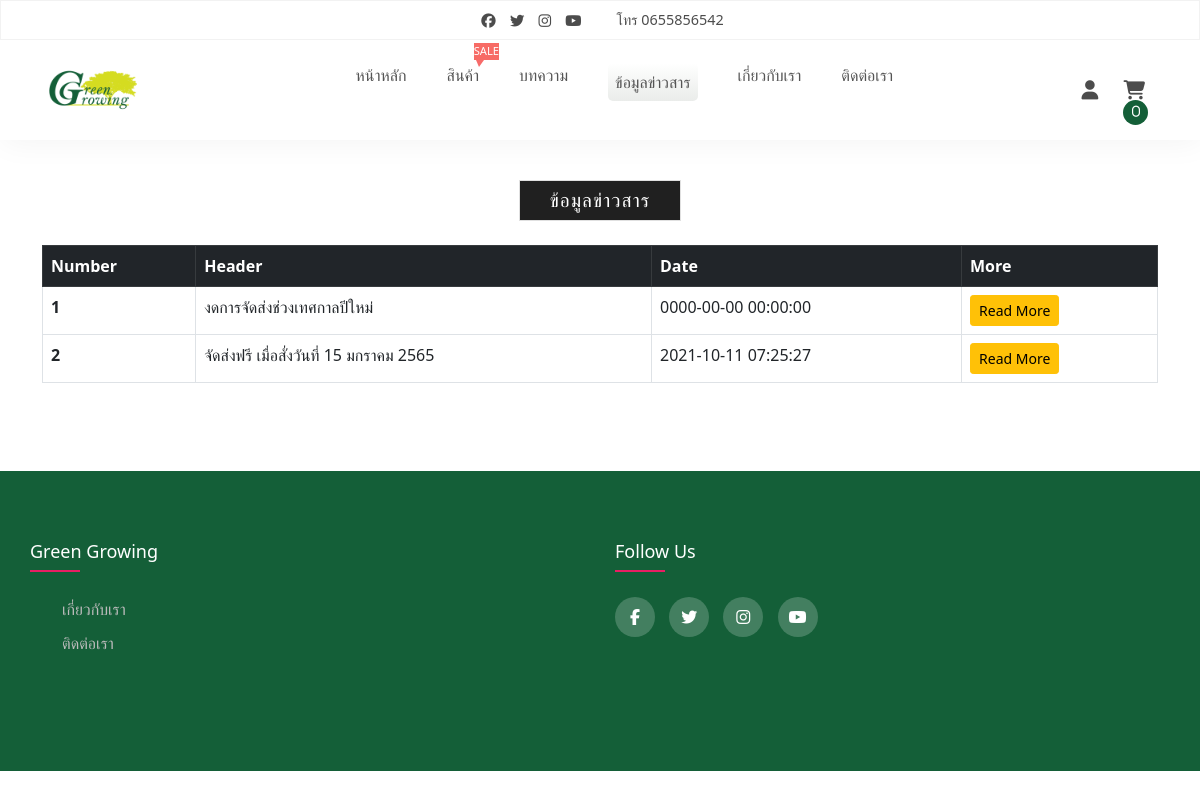
/information.php, run on the app's committed database.
### tables this page shows
CREATE TABLE `db_about` (
  `about_id` int(11) NOT NULL,
  `about_name` varchar(100) NOT NULL,
  `about_desc` text NOT NULL,
  `about_address` text NOT NULL,
  `about_email` varchar(95) NOT NULL,
  `about_tel` varchar(12) NOT NULL
);

CREATE TABLE `db_info` (
  `info_id` int(11) NOT NULL COMMENT 'รหัสหัวข้อข่าว',
  `info_header` varchar(100) NOT NULL COMMENT 'หัวข้อข่าว',
  `info_pic` varchar(100) NOT NULL COMMENT 'ภาพประกอบ',
  `info_detail` text NOT NULL COMMENT 'รายละเอียด',
  `info_date` timestamp NOT NULL DEFAULT current_timestamp() ON UPDATE current_timestamp() COMMENT 'วันที่'
);

### information.php (the view, shortened to what this page needs)
<?php
include('connection/connection.php');
$sql = "SELECT * FROM db_info";
$query = mysqli_query($conn, $sql);
?>
<!DOCTYPE html>
<html lang="en">
<?php include('include/head.php')?>
<body>
    <?php include('include/navbar.php')?>
    <div class="container">
        <div class="product-cat">
            <strong>ข้อมูลข่าวสาร</strong>
        </div>
        <div class="row">
            <div class="col-12 mt-4">
                <table class="table table-bordered mb-5">
                    <thead>
                        <tr class="table-dark">
                        <th scope="col">Number</th>
                        <th scope="col">Header</th>
                        <th scope="col">Date</th>
                        <th scope="col">More</th>
                        </tr>
                    </thead>
                    <tbody>
                        <?php
                            $i = 1;
                            foreach($query as $data):
                        ?>
                        <tr>
                            <th><?=$i++?></th>
                            <td><?=$data['info_header']?></td>
                            <td><?=$data['info_date']?></td>
                            <td>
                                <a href="information_detail.php" class="btn btn-sm btn-warning">Read More</a>
                            </td>
                        </tr>
                        <?php endforeach;?>
                    </tbody>
                </table>
            </div>
        </div>
    </div>
    <?php include('include/footer.php')?>
</body>
</html>

### include/navbar.php (shortened to what this page needs)
<?php
include('connection/connection.php');
$url = $_SERVER['REQUEST_URI'];
$url = explode('/', $url);
$url = explode('.', $url[2]);
$sql_tel = "SELECT about_tel FROM db_about WHERE about_id = 1";
$query_tel = mysqli_query($conn, $sql_tel);
$result_tel = mysqli_fetch_assoc($query_tel);
?>
<nav>
    <div class="social-call">
        <div class="social">
            <a href="https://www.facebook.com" target="_blank"><i class="fab fa-facebook"></i></a>
            <a href="https://www.twitter.com" target="_blank"><i class="fab fa-twitter"></i></a>
            <a href="https://www.instagram.com" target="_blank"><i class="fab fa-instagram"></i></a>
            <a href="https://www.youtube.com/" target="_blank"><i class="fab fa-youtube"></i></a>
        </div>
        <div class="phone">
            <span>โทร <?=(isset($result_tel['about_tel']) && !empty($result_tel['about_tel'])) ? $result_tel['about_tel'] : '-'?></span>
        </div>
    </div>
    <div class="navigation">
        <a href="" class="logo">
            <img src="upload/5.png" alt="">
        </a>
        <ul class="menu">
            <li><a class="<?= $url[0] == '' || $url[0] == 'index' ? 'active-munu-custom' : '' ?>" href="index.php">หน้าหลัก</a></li>
            <li><a class="<?= in_array($url[0],array('product','product_detail')) ? 'active-munu-custom' : '' ?>" href="product.php">สินค้า</a>
                <span class="sale-label">Sale</span>
            </li>
            <li><a class="<?= in_array($url[0],array('article','article_detail')) ? 'active-munu-custom' : '' ?>" href="article.php">บทความ</a></li>
            <li><a class="<?= in_array($url[0],array('information','information_detail')) ? 'active-munu-custom' : '' ?>" href="information.php">ข้อมูลข่าวสาร</a></li>
            <li><a class="<?= $url[0] == 'about' ? 'active-munu-custom' : '' ?>" href="about.php">เกี่ยวกับเรา</a></li>
            <li><a class="<?= $url[0] == 'contact' ? 'active-munu-custom' : '' ?>" href="contact.php">ติดต่อเรา</a></li>
        </ul>
        <div class="right-menu">
            <?php if(isset($_SESSION['user_id']) && !empty($_SESSION['user_id'])):?>
            <div class="btn-group">
                <button type="button" class="btn dropdown-toggle" data-bs-toggle="dropdown" aria-expanded="false">
                <i class="fas fa-user"></i>
                </button>
                <ul class="dropdown-menu">
                    <li><a class="dropdown-item" href="profile.php">โปรไฟล์</a></li>
                    <li><a class="dropdown-item" href="user_add_address.php">เพิ่มที่อยู่ผู้รับ</a></li>
                    <li><a class="dropdown-item" href="user_address.php">ที่อยู่ผู้รับ</a></li>
                    <li><a class="dropdown-item" href="payment.php">รายการสั่งซื้อ</a></li>
                    <li><hr class="dropdown-divider"></li>
                    <li><a class="dropdown-item" href="logout.php">ออกจากระบบ</a></li>
                </ul>
            </div>
            <?php else: ?>
            <a href="javascript:void(0)" class="user">
                <i class="fas fa-user"></i>
            </a>
            <?php endif;?>
            <a href="cart_detail.php">
                <i class="fas fa-shopping-cart">
                    <span class="num-cart-product"><?php if(isset($_SESSION['shopping_cart'])){echo count($_SESSION['shopping_cart']);} else {echo '0';} ?></span>
                </i>
            </a>
        </div>
    </div>
</nav>

### css/style.css (style rules this page uses)
body { padding: 0px; margin: 0px; font-family: 'Poppins', sans-serif; background-color: #ffffff; }
* { box-sizing: border-box; }
ul { list-style: none; }
a { text-decoration: none!important; }
nav { width:100%; box-shadow: 2px 2px 30px rgba(0, 0, 0, 0.05); z-index: 100; }
.social-call { height: 40px; border: 1px solid rgba(0, 0, 0, 0.05); display: flex; justify-content: center; align-items: center; }
.social a { margin: 0px 5px; color: rgba(0, 0, 0, 0.7); font-size: 0.9rem; }
.phone { color: rgba(0, 0, 0, 0.7); margin-left: 30px; font-size: 0.9rem; }
.navigation { display: flex; justify-content: space-between; align-items: center; padding: 0px 45px; }
.logo img { height: 100px; }
.menu { display: flex; }
.menu li { position: relative; margin: 20px; display: flex; text-transform: uppercase; font-weight: 500; }
.menu li a { color: #555555; }
.right-menu a { margin: 0px 10px; font-size: 1.2rem; color:rgba(0, 0, 0, 0.7); }
.active-munu-custom { padding: 7px; background: linear-gradient(#ffffff,#eaecea); border-radius: 5px; }
.sale-label { width: 38; height: 17px; background-color: #f76b65; color: #ffffff; font-weight: 400; display: flex; justify-content: center; align-items: center; font-size: 0.7rem; text-transform: uppercase; position: absolute; top: -20px; right: -20px; }
.sale-label:after { content: ''; width: 0px; height: 0px; border-bottom: 5px solid transparent; border-left: 3px solid transparent; border-top: 7px solid #f76b6a; border-right: 5px solid transparent; position: absolute; left: 10%; top: 100%; }
.fa-shopping-cart { position: relative; }
.num-cart-product { position: absolute; top: -17; right: -17; width: 25px; height: 25px; font-size: 0.8rem; border-radius: 50%; background-color: #145f38; color: #ffffff; display: flex; justify-content: center; align-items: center; font-weight: 400; }
.product-cat, .product-all, .more-product { display: flex; justify-content: center; align-items: center; }
.product-all strong, .product-cat strong { font-size: 1.2rem; color: #1b1919; letter-spacing: 1px; text-transform: uppercase; font-weight: 600; margin-top: 40px; padding: 5px 30px; border: 1px solid #e0e0e0; }
.product-cat strong { color: #ffffff; background-color: #202020; font-weight: 500; }
.container { padding-bottom: 40px; }

### data on the page
db_about: about_tel "0655856542"
db_info: info_header "งดการจัดส่งช่วงเทศกาลปีใหม่", info_date "0000-00-00 00:00:00"
db_info: info_header "จัดส่งฟรี เมื่อสั่งวันที่ 15 มกราคม 2565", info_date "2021-10-11 07:25:27"
